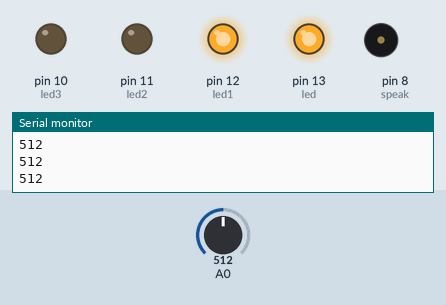
Simulated run of this sketch. Board: Arduino Uno, built with avr-gcc and run on an emulated ATmega328P. Shown: output pins drawn as LEDs (lit = HIGH), buzzer (waves = sounding), the last lines printed to the serial monitor. The test bench sets the inputs (shaded band); at power-on: A0 = 512.

Above: at 1.2 s.
1.3 s: A0 set to 571
2.8 s: A0 set to 590
At 3.8 s:
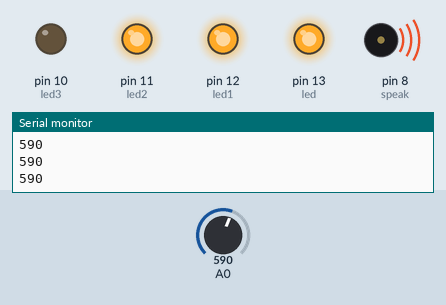
4.6 s: A0 set to 499
At 6.3 s:
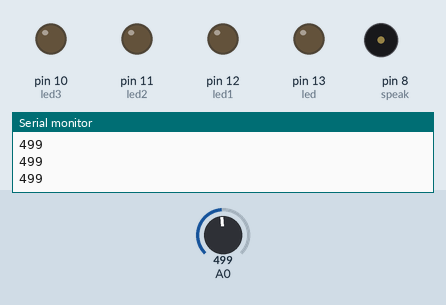
6.6 s: A0 set to 521
At 7.8 s:
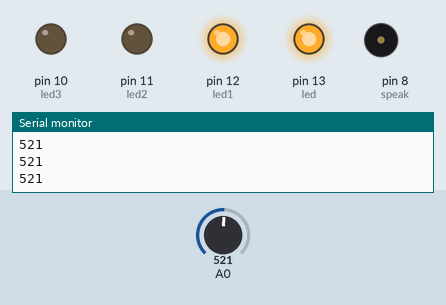
8.2 s: A0 set to 680
At 9.3 s:
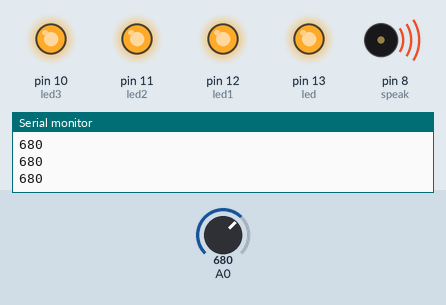
10.1 s: A0 set to 306
At 10.66 s:
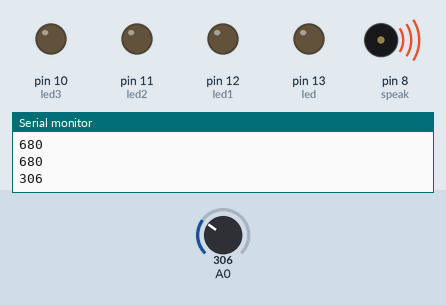
Timing chart, 0 to 13.0 s (numbered marks = the images above; inputs shaded):
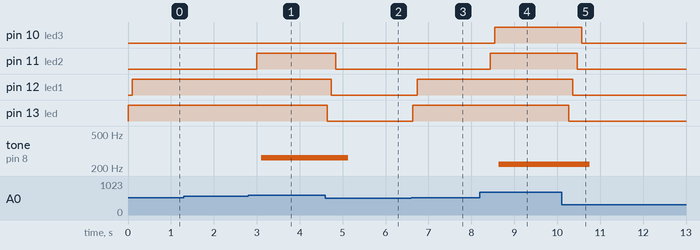

Measured:
- the behaviour switches between 580 and 581 on A0 (found by bisection; images 0 and 1)
- the behaviour switches between 509 and 510 on A0 (found by bisection; images 2 and 3)
- after the input at 2.8 s, pin 11 (led2): LOW → HIGH after 0.20 s; tone on pin 8 (speak): silent → 262 Hz after 0.30 s
- after the input at 4.6 s, pin 11 (led2): HIGH → LOW after 0.24 s; pin 12 (led1): HIGH → LOW after 0.14 s; pin 13 (led): HIGH → LOW at once; tone on pin 8 (speak): 262 Hz → silent after 0.53 s
- after the input at 6.6 s, pin 12 (led1): LOW → HIGH after 0.14 s; pin 13 (led): LOW → HIGH at once
- after the input at 8.2 s, pin 10 (led3): LOW → HIGH after 0.34 s; pin 11 (led2): LOW → HIGH after 0.24 s; tone on pin 8 (speak): silent → 220 Hz after 0.44 s
- after the input at 10.1 s, pin 10 (led3): HIGH → LOW after 0.47 s; pin 11 (led2): HIGH → LOW after 0.37 s; pin 12 (led1): HIGH → LOW after 0.27 s; pin 13 (led): HIGH → LOW after 0.17 s; tone on pin 8 (speak): 220 Hz → silent after 0.66 s

The sketch:

ElectricMic.ino
```cpp
int led = 13;
int led1 = 12;

int led2 = 11;
int led3 = 10;

int speak = 8;

unsigned int sample;
unsigned int sample2;

#include "pitches.h"
//const int threshold = 568;

void setup() {
  // put your setup code here, to run once:
  Serial.begin(9600);
  pinMode(led, OUTPUT);
  pinMode(led1, OUTPUT);

  pinMode(led2, OUTPUT);
  pinMode(led3, OUTPUT);

  digitalWrite(led, LOW);
   digitalWrite(led1, LOW);
}

void loop() {
  // put your main code here, to run repeatedly:

//for(int i = 0; i < 1; i++){
  //Serial.println(0);
  sample = analogRead(0 );
 // sample = analogRead(1);
 Serial.println(sample);

  if(sample > 509 && sample <= 580){

  digitalWrite(led, HIGH);
  delay(100);

  digitalWrite(led1, HIGH);
  delay(100);
    //digitalWrite(led, LOW);
  }
  else if(sample > 580 && sample <= 670 ){
     digitalWrite(led, HIGH);
     delay(100);

      digitalWrite(led1, HIGH);
      delay(100);
     // digitalWrite(led, HIGH);
      digitalWrite(led2, HIGH);
       delay(100);
       tone(speak, NOTE_C4,500);
       int pauseBetweenNotes =4 * 1.30;
    delay(pauseBetweenNotes);
  //  digitalWrite(led2, LOW);
  }
  else if(sample > 670  ){
     digitalWrite(led, HIGH);
     delay(100);

      digitalWrite(led1, HIGH);
      delay(100);
     // digitalWrite(led, HIGH);
      digitalWrite(led2, HIGH);
       delay(100);
    digitalWrite(led3, HIGH);
     delay(100);

     tone(speak, NOTE_A3,500);
       int pauseBetweenNotes =4 * 1.30;
    delay(pauseBetweenNotes);
  }
  else{
    digitalWrite(led, LOW);
      delay(100);

       digitalWrite(led1, LOW);
            delay(100);

        digitalWrite(led2, LOW);
           delay(100);

    digitalWrite(led3, LOW);
     delay(100);
  }

//}
}
```

pitches.h
```cpp
/*************************************************
 * Public Constants
 *************************************************/

#define NOTE_B0  31
#define NOTE_C1  33
#define NOTE_CS1 35
#define NOTE_D1  37
#define NOTE_DS1 39
#define NOTE_E1  41
#define NOTE_F1  44
#define NOTE_FS1 46
#define NOTE_G1  49
#define NOTE_GS1 52
#define NOTE_A1  55
#define NOTE_AS1 58
#define NOTE_B1  62
#define NOTE_C2  65
#define NOTE_CS2 69
#define NOTE_D2  73
#define NOTE_DS2 78
#define NOTE_E2  82
#define NOTE_F2  87
#define NOTE_FS2 93
#define NOTE_G2  98
#define NOTE_GS2 104
#define NOTE_A2  110
#define NOTE_AS2 117
#define NOTE_B2  123
#define NOTE_C3  131
#define NOTE_CS3 139
#define NOTE_D3  147
#define NOTE_DS3 156
#define NOTE_E3  165
#define NOTE_F3  175
#define NOTE_FS3 185
#define NOTE_G3  196
#define NOTE_GS3 208
#define NOTE_A3  220
#define NOTE_AS3 233
#define NOTE_B3  247
#define NOTE_C4  262
#define NOTE_CS4 277
#define NOTE_D4  294
#define NOTE_DS4 311
#define NOTE_E4  330
#define NOTE_F4  349
#define NOTE_FS4 370
#define NOTE_G4  392
#define NOTE_GS4 415
#define NOTE_A4  440
#define NOTE_AS4 466
#define NOTE_B4  494
#define NOTE_C5  523
#define NOTE_CS5 554
#define NOTE_D5  587
#define NOTE_DS5 622
#define NOTE_E5  659
#define NOTE_F5  698
#define NOTE_FS5 740
#define NOTE_G5  784
#define NOTE_GS5 831
#define NOTE_A5  880
#define NOTE_AS5 932
#define NOTE_B5  988
#define NOTE_C6  1047
#define NOTE_CS6 1109
#define NOTE_D6  1175
#define NOTE_DS6 1245
#define NOTE_E6  1319
#define NOTE_F6  1397
#define NOTE_FS6 1480
#define NOTE_G6  1568
#define NOTE_GS6 1661
#define NOTE_A6  1760
#define NOTE_AS6 1865
#define NOTE_B6  1976
#define NOTE_C7  2093
#define NOTE_CS7 2217
#define NOTE_D7  2349
#define NOTE_DS7 2489
#define NOTE_E7  2637
#define NOTE_F7  2794
#define NOTE_FS7 2960
#define NOTE_G7  3136
#define NOTE_GS7 3322
#define NOTE_A7  3520
#define NOTE_AS7 3729
#define NOTE_B7  3951
#define NOTE_C8  4186
#define NOTE_CS8 4435
#define NOTE_D8  4699
#define NOTE_DS8 4978
```
